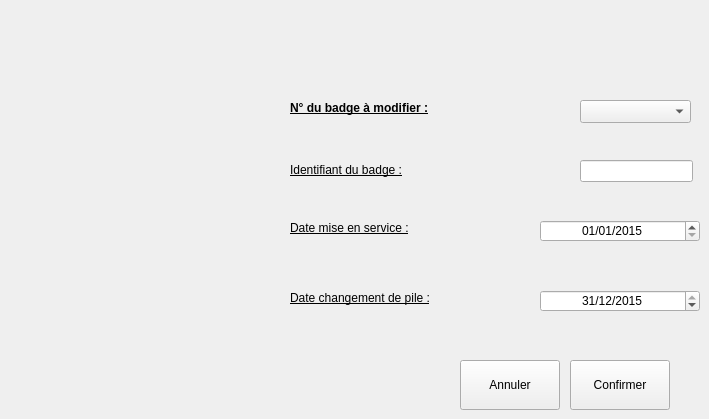
      <widget class="QWidget" name="tab_8">
       <attribute name="title">
        <string>Modifier un badge...</string>
       </attribute>
       <widget class="QLabel" name="label_146">
        <property name="geometry">
         <rect>
          <x>290</x>
          <y>100</y>
          <width>211</width>
          <height>16</height>
         </rect>
        </property>
        <property name="font">
         <font>
          <weight>75</weight>
          <bold>true</bold>
          <underline>true</underline>
         </font>
        </property>
        <property name="text">
         <string>N° du badge à modifier :</string>
        </property>
       </widget>
       <widget class="QComboBox" name="cBoxModif">
        <property name="geometry">
         <rect>
          <x>580</x>
          <y>100</y>
          <width>111</width>
          <height>23</height>
         </rect>
        </property>
       </widget>
       <widget class="QLabel" name="label_147">
        <property name="geometry">
         <rect>
          <x>290</x>
          <y>220</y>
          <width>161</width>
          <height>16</height>
         </rect>
        </property>
        <property name="font">
         <font>
          <weight>50</weight>
          <bold>false</bold>
          <underline>true</underline>
         </font>
        </property>
        <property name="text">
         <string>Date mise en service :</string>
        </property>
       </widget>
       <widget class="QLabel" name="label_148">
        <property name="geometry">
         <rect>
          <x>290</x>
          <y>290</y>
          <width>191</width>
          <height>16</height>
         </rect>
        </property>
        <property name="font">
         <font>
          <weight>50</weight>
          <bold>false</bold>
          <underline>true</underline>
         </font>
        </property>
        <property name="text">
         <string>Date changement de pile :</string>
        </property>
       </widget>
       <widget class="QPushButton" name="pushButton">
        <property name="geometry">
         <rect>
          <x>460</x>
          <y>360</y>
          <width>100</width>
          <height>50</height>
         </rect>
        </property>
        <property name="text">
         <string>Annuler</string>
        </property>
       </widget>
       <widget class="QPushButton" name="pushButton_3">
        <property name="geometry">
         <rect>
          <x>570</x>
          <y>360</y>
          <width>100</width>
          <height>50</height>
         </rect>
        </property>
        <property name="text">
         <string>Confirmer</string>
        </property>
       </widget>
       <widget class="QLineEdit" name="LeModifIdBadge">
        <property name="geometry">
         <rect>
          <x>580</x>
          <y>160</y>
          <width>113</width>
          <height>22</height>
         </rect>
        </property>
       </widget>
       <widget class="QLabel" name="label_16">
        <property name="geometry">
         <rect>
          <x>290</x>
          <y>160</y>
          <width>151</width>
          <height>20</height>
         </rect>
        </property>
        <property name="font">
         <font>
          <weight>50</weight>
          <bold>false</bold>
          <underline>true</underline>
         </font>
        </property>
        <property name="text">
         <string>Identifiant du badge :</string>
        </property>
       </widget>
       <widget class="QDateEdit" name="LeModifDatePile">
        <property name="geometry">
         <rect>
          <x>540</x>
          <y>290</y>
          <width>160</width>
          <height>22</height>
         </rect>
        </property>
        <property name="alignment">
         <set>Qt::AlignCenter</set>
        </property>
        <property name="date">
         <date>
          <year>2015</year>
          <month>12</month>
          <day>31</day>
         </date>
        </property>
        <property name="displayFormat">
         <string>dd/MM/yyyy</string>
        </property>
       </widget>
       <widget class="QDateEdit" name="LeModifDateService">
        <property name="geometry">
         <rect>
          <x>540</x>
          <y>220</y>
          <width>160</width>
          <height>22</height>
         </rect>
        </property>
        <property name="alignment">
         <set>Qt::AlignCenter</set>
        </property>
        <property name="date">
         <date>
          <year>2015</year>
          <month>1</month>
          <day>1</day>
         </date>
        </property>
        <property name="displayFormat">
         <string>dd/MM/yyyy</string>
        </property>
       </widget>
      </widget>
